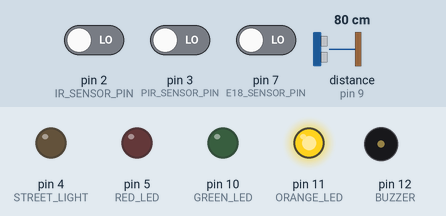
Simulated run of this sketch. Board: Arduino Uno, built with avr-gcc and run on an emulated ATmega328P. On the bench: output pins drawn as LEDs (lit = HIGH), buzzer (waves = sounding, pin HIGH). Wiring (inferred from the names in the program): ultrasonic range finder: trigger pin 8; echo pin 9. Inputs (shaded band) come from the test bench; at power-on: distance to the obstacle (sensor on pin 9) 80 cm, pin 2 (IR_SENSOR_PIN) LOW, pin 7 (E18_SENSOR_PIN) LOW, pin 3 (PIR_SENSOR_PIN) LOW. The echo pulse lasts 58.3 µs per cm; pins used as bus, display or sensor lines are not drawn; what the sketch prints to the serial monitor is not drawn.

Above: at 1.2 s.
1.3 s: distance to the obstacle (sensor on pin 9) set to 2 cm
4.3 s: pin 2 (IR_SENSOR_PIN) driven HIGH
At 5.2 s:
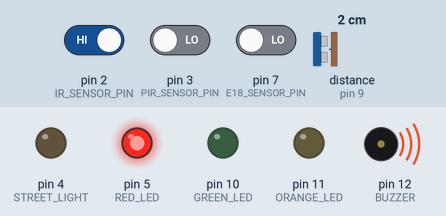
7.3 s: pin 7 (E18_SENSOR_PIN) driven HIGH
At 8.8 s:
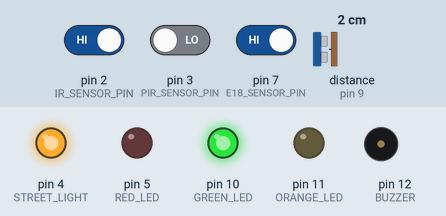
9.5 s: pin 7 (E18_SENSOR_PIN) driven LOW
At 10.1 s:
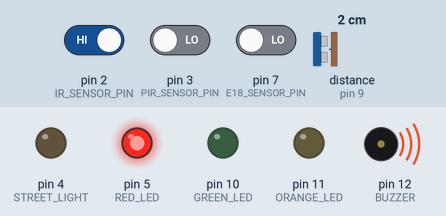
12.5 s: distance to the obstacle (sensor on pin 9) set to 9 cm
14.6 s: distance to the obstacle (sensor on pin 9) set to 12 cm
At 15.55 s:
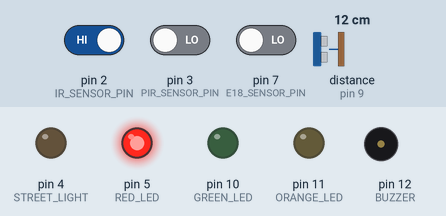
Timing chart, 0 to 17.6 s (numbered marks = the images above; inputs shaded):
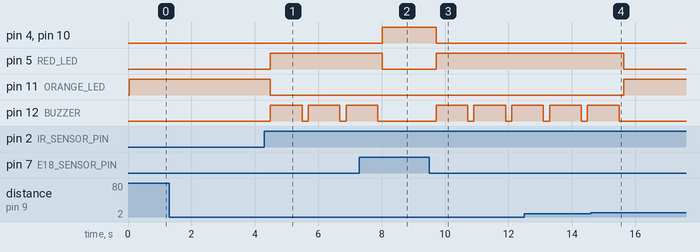

The sketch:

_01.ino
```cpp
#define IR_SENSOR_PIN 2        // TCRT5000 IR Sensor
#define E18_SENSOR_PIN 7       // E18-D80NK IR Sensor
#define VEHICLE_TRIG 8         // HC-SR04 Trigger
#define VEHICLE_ECHO 9         // HC-SR04 Echo
#define PIR_SENSOR_PIN 3       // PIR Sensor

#define GREEN_LED 10           // Green LED Strip (Safe to Cross)
#define ORANGE_LED 11          // Orange LED Strip (Warning)
#define RED_LED 5              // Red LED Strip (Stop Signal)
#define BUZZER 12              // Buzzer for Emergency Alert
#define STREET_LIGHT 4         // 5V Street Light

void setup() {
  Serial.begin(9600);

  pinMode(IR_SENSOR_PIN, INPUT);
  pinMode(E18_SENSOR_PIN, INPUT);
  pinMode(PIR_SENSOR_PIN, INPUT);

  pinMode(VEHICLE_TRIG, OUTPUT);
  pinMode(VEHICLE_ECHO, INPUT);

  pinMode(GREEN_LED, OUTPUT);
  pinMode(ORANGE_LED, OUTPUT);
  pinMode(RED_LED, OUTPUT);
  pinMode(BUZZER, OUTPUT);
  pinMode(STREET_LIGHT, OUTPUT);
}

// **Function to Measure Distance from Ultrasonic Sensors**
int getDistance(int trigPin, int echoPin) {
    digitalWrite(trigPin, LOW);
    delayMicroseconds(2);
    digitalWrite(trigPin, HIGH);
    delayMicroseconds(10);
    digitalWrite(trigPin, LOW);

    long duration = pulseIn(echoPin, HIGH);
    int distance = duration * 0.034 / 2;
    return distance;
}

// **Functions for Each Mode**
void pedestrianDetected() {
  Serial.println("🟢 Pedestrian Detected");
  digitalWrite(RED_LED, LOW);
  digitalWrite(GREEN_LED, HIGH);
  digitalWrite(ORANGE_LED, LOW);
  digitalWrite(BUZZER, LOW);
  digitalWrite(STREET_LIGHT, HIGH); // Turn ON Street Light
}

void emergencyAlert() {
    Serial.println("🔴 Emergency Alert 🚨");
    digitalWrite(RED_LED, HIGH); // Stop signal ON
    digitalWrite(BUZZER, HIGH); // Buzzer ON for alert
    digitalWrite(GREEN_LED, LOW);
    digitalWrite(ORANGE_LED, LOW);
    digitalWrite(STREET_LIGHT, LOW); // Ensure Street Light turns on

    delay(1000); // Keep the alert for 1 second

    digitalWrite(BUZZER, LOW); // Turn off buzzer after alert
    digitalWrite(STREET_LIGHT, LOW); // Keep Street Light ON during Emergency Alert
}

void idleMode() {
  Serial.println("🟡 No Pedestrian Detected");
  digitalWrite(GREEN_LED, LOW);
  digitalWrite(RED_LED, LOW);
  digitalWrite(ORANGE_LED, HIGH); // Show Warning Light
  digitalWrite(BUZZER, LOW);
  digitalWrite(STREET_LIGHT, LOW); // Turn OFF Street Light
}

void loop() {
  int irValue = digitalRead(IR_SENSOR_PIN);
  int e18Value = digitalRead(E18_SENSOR_PIN);
  int pirValue = digitalRead(PIR_SENSOR_PIN);

  int vehicleDistance = getDistance(VEHICLE_TRIG, VEHICLE_ECHO);

  Serial.print("IR Sensor: "); Serial.println(irValue);
  Serial.print("E18-D80NK Sensor: "); Serial.println(e18Value);
  Serial.print("PIR Motion: "); Serial.println(pirValue);
  Serial.print("Vehicle Distance: "); Serial.print(vehicleDistance); Serial.println(" cm");

  if ((e18Value == HIGH) && (irValue == HIGH)) {
    pedestrianDetected();
  }
  else if ((e18Value == HIGH || irValue == HIGH || pirValue == HIGH) && (vehicleDistance < 10)) {
    Serial.println("⚠️ Emergency Condition Met! Triggering Alert...");
    emergencyAlert();
  }
  else {
    idleMode();
  }

  delay(100);
}
```

Measured:
- the behaviour switches between 10 and 11 cm on distance to the obstacle (sensor on pin 9) (found by bisection; images 3 and 4)
- after the input at 1.3 s, every drawn part: stays the same
- after the input at 4.3 s, pin 5 (RED_LED): LOW → HIGH after 0.19 s; pin 11 (ORANGE_LED): HIGH → LOW after 0.19 s; pin 12 (BUZZER): alternates HIGH for 1.0 s and LOW for 0.19 s, starting after 0.19 s
- after the input at 7.3 s, pin 4 (STREET_LIGHT), pin 10 (GREEN_LED): LOW → HIGH after 0.71 s; pin 5 (RED_LED): HIGH → LOW after 0.71 s; pin 12 (BUZZER): goes on until 7.9 s, then stays LOW
- after the input at 9.5 s, pin 4 (STREET_LIGHT), pin 10 (GREEN_LED): HIGH → LOW after 0.22 s; pin 5 (RED_LED): LOW → HIGH after 0.22 s; pin 12 (BUZZER): alternates HIGH for 1.0 s and LOW for 0.19 s, starting after 0.22 s
- after the input at 14.6 s, pin 5 (RED_LED): HIGH → LOW after 1.0 s; pin 11 (ORANGE_LED): LOW → HIGH after 1.0 s; pin 12 (BUZZER): goes on until 15.5 s, then stays LOW
